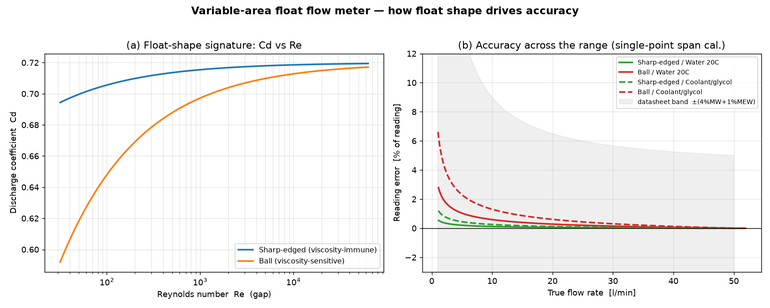
#> input picture float_flowmeter_sim/float_flowmeter_accuracy.png, 770 x 308 px, shrunk from 1690 x 676 before the run
$ python project_report.py
#> lines starting #> are read from the running program, lines starting #| are printed output that depends on the picture
"""One-page A4 PDF summary of the whole project: 原理→设计→精度→CFD→重设计."""
import os
import numpy as np
import matplotlib
matplotlib.use("Agg")
import matplotlib.pyplot as plt
import matplotlib.image as mpimg
from matplotlib.backends.backend_pdf import PdfPages
from matplotlib import font_manager as fm

zh = fm.FontProperties(family="WenQuanYi Zen Hei")
plt.rcParams["font.family"] = "WenQuanYi Zen Hei"
plt.rcParams["axes.unicode_minus"] = False
HERE = os.path.dirname(os.path.abspath(__file__))

PANELS = [
    ("float_flowmeter_accuracy.png", "① 精度模型:锐边浮子 Cd 平、误差小;球形随粘度漂移大"),
    ("float_cfd_flowfield.png", "② CFD 机理(LBM):环隙射流·锐边分离·前后压差顶起浮子"),
    ("float_axisym.png", "③ 轴对称 CFD(管流验证 0.28%):凹坑无影响,环隙主导"),
    ("float_redesign.png", "④ 重新设计:锐边计量浮子 + 整机(去凹坑/去槽)"),
    ("float_mfg_drawing.png", "⑤ 制造图:公差链(环隙 0.2–3.2)·同轴度·锐边"),
    ("float_redesign_cfd.png", "⑥ CFD 复核:新外形(钝面+锐边)按预期工作"),
]

SUMMARY = (
    "对象:ifm SBZ224 — 弹簧活塞式变截面(机电)流量计,1–50 l/min,水/乙二醇/冷却液,G½,200 bar,IP67,IO-Link。\n"
    "原理:流体推动弹簧加载的浮子,位置∝流量,磁感应非接触读出 →4–20 mA/IO-Link;弹簧主导→安装方向无关。\n"
    "方法链:解析精度模型 → 2D LBM 机理 → 参数/对比 A/B → 轴对称 CFD(经 Hagen–Poiseuille 解析解验证,误差 0.28%)。"
)

FINDINGS = (
    "关键发现(证据驱动):\n"
    "• 计量由【环隙=主节流口】主导;前脸细节(锥面槽、前向凹坑)对计量无影响(轴对称 CFD:cup6≈cup2≈blunt,<0.1%)。\n"
    "• 真正的粘度免疫杠杆 = 【锐利计量边】把分离点钉死;钝迎流面阻力高且更 Re 稳定(blunt>rounded)。\n"
    "• 2D 平面算出的“210% 脉动/需加深凹坑”是错误几何的假象——轴对称(正确几何)流动定常(rms≈0)。\n"
    "重设计要点:钝面+90°锐边(Ø12)+短计量柱段+流线锥尾+中心导杆+内置磁铁;去凹坑/去槽(从简、可靠)。"
)

fig = plt.figure(figsize=(8.27, 11.69))           # A4 portrait
gs = fig.add_gridspec(5, 3, height_ratios=[0.7, 1.0, 1.0, 1.0, 0.9],
                      hspace=0.32, wspace=0.06,
                      left=0.04, right=0.96, top=0.97, bottom=0.03)

# title band
axt = fig.add_subplot(gs[0, :]); axt.axis("off")
axt.text(0.5, 0.86, "弹簧活塞式变截面流量计 — 原理 · 设计 · 精度 · CFD · 重设计(一页总览)",
         fontproperties=zh, fontsize=15, fontweight="bold", ha="center", va="top")
axt.text(0.01, 0.55, SUMMARY, fontproperties=zh, fontsize=8.2, ha="left", va="top",
         bbox=dict(boxstyle="round", fc="#f4f7ff", ec="0.6"))

# 6 image panels in rows 1..3 (2 rows x 3) + use row positions
pos = [(1, 0), (1, 1), (1, 2), (2, 0), (2, 1), (2, 2)]
for (fn, cap), (r, c) in zip(PANELS, pos):
    ax = fig.add_subplot(gs[r, c]); ax.axis("off")
    p = os.path.join(HERE, fn)
    if os.path.exists(p):
        ax.imshow(mpimg.imread(p));
    else:
        ax.text(0.5, 0.5, fn + "\n(缺)", ha="center", va="center", fontproperties=zh)
    ax.set_title(cap, fontproperties=zh, fontsize=7.3, pad=2)

# row 3 spare? we used rows 1,2 for 6 panels -> rows 3,4 for a big redesign + findings
# big redesign panel across row 3
axb = fig.add_subplot(gs[3, :]); axb.axis("off")
pbig = os.path.join(HERE, "float_redesign.png")
if os.path.exists(pbig):
    axb.imshow(mpimg.imread(pbig))
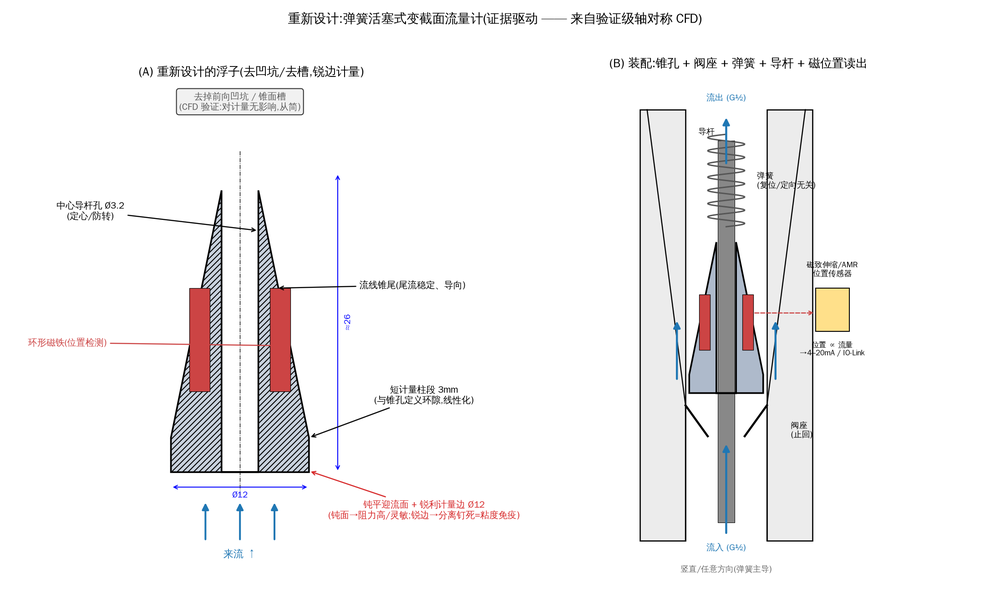
#> input picture float_flowmeter_sim/float_redesign.png, 990 x 594 px, shrunk from 2175 x 1305 before the run
axb.set_title("重新设计(放大):新浮子外形 + 整机装配", fontproperties=zh, fontsize=8, pad=2)

# findings band
axf = fig.add_subplot(gs[4, :]); axf.axis("off")
axf.text(0.01, 0.95, FINDINGS, fontproperties=zh, fontsize=8.4, ha="left", va="top",
         bbox=dict(boxstyle="round", fc="#fffdf0", ec="0.6"))
axf.text(0.99, 0.02, "数据/脚本/全部图见 float_flowmeter_sim/(README §1–9, REDESIGN.md)",
         fontproperties=zh, fontsize=7, ha="right", va="bottom", color="0.4")

out = os.path.join(HERE, "float_meter_report.pdf")
with PdfPages(out) as pdf:
    pdf.savefig(fig)
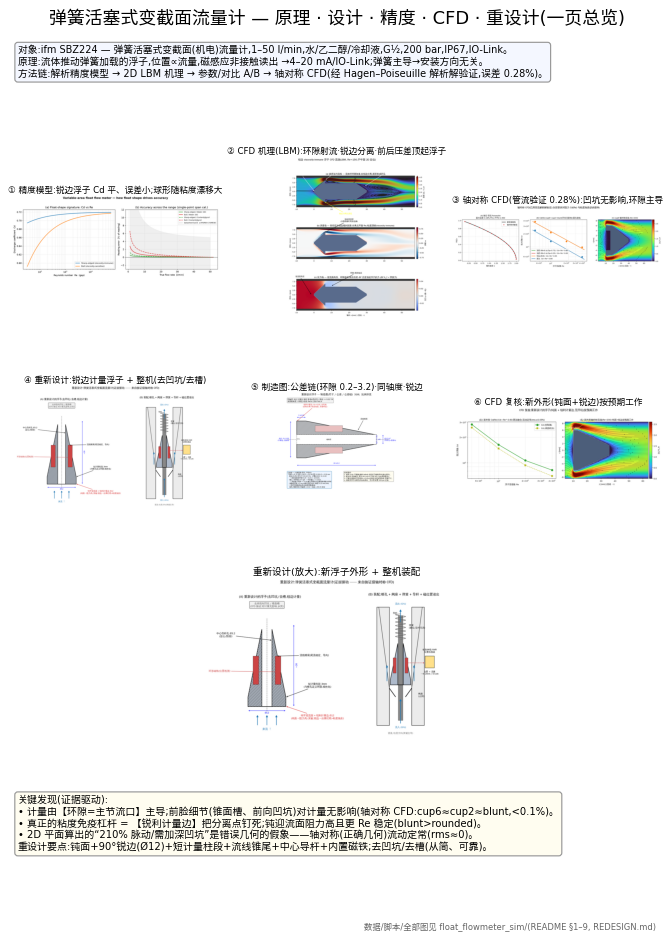
#> figure drawn by matplotlib, 7 panels
fig.savefig(os.path.join(HERE, "float_meter_report.png"), dpi=130)
print("saved", out)
